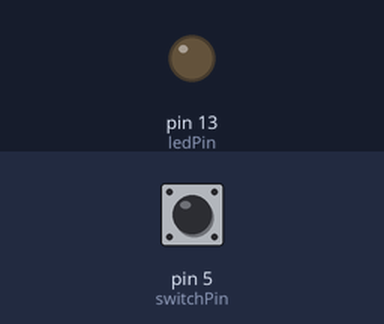
The sketch below on a simulated Arduino Uno, built with avr-gcc and run on an emulated ATmega328P. Parts: output pins drawn as LEDs (lit = HIGH). Inputs (shaded band) come from the test bench; at power-on: pin 5 (switchPin) HIGH.

Above: at 1.2 s.
1.3 s: pin 5 (switchPin) pulled LOW for 0.15 s
At 1.37 s:
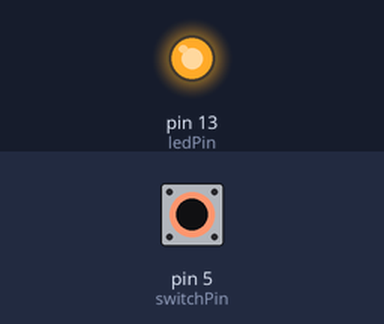
2.9 s: pin 5 (switchPin) pulled LOW for 3.2 s
At 6.9 s:
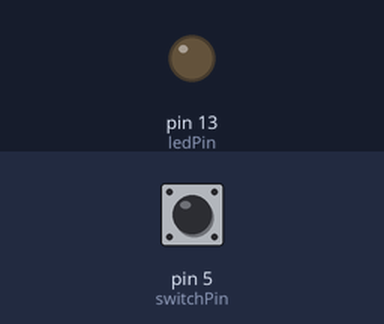
Timing chart, 0 to 8.4 s (numbered marks = the images above; inputs shaded):
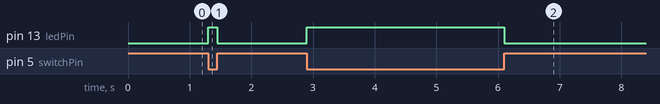

The sketch:

UnusualSwitch.ino
```cpp
const int switchPin = 5;
const int ledPin = 13;

void setup() {
  pinMode(switchPin, INPUT_PULLUP);
  pinMode(ledPin, OUTPUT);
}

void loop() {
  int touch = digitalRead(switchPin);

  if (touch == LOW) {
    digitalWrite(ledPin, HIGH);
  } else {
    digitalWrite(ledPin, LOW);
  }
}
```

Measured:
- after the input at 1.3 s, pin 13 (ledPin): LOW → HIGH at once, → LOW 0.15 s later
- after the input at 2.9 s, pin 13 (ledPin): LOW → HIGH at once, → LOW 3.2 s later
